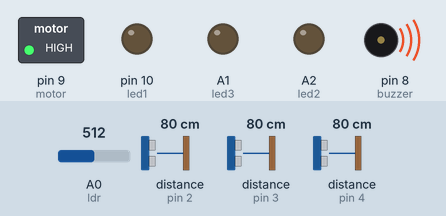
Recording of a sketch running on a simulated Arduino Uno, built with avr-gcc and run on an emulated ATmega328P. On the bench: switched loads named in the sketch (green lamp = pin HIGH), output pins drawn as LEDs (lit = HIGH), buzzer (waves = sounding). Wiring (inferred from the names in the program): 3 × ultrasonic range finder: trigger pin 5, echo pin 2 / trigger pin 6, echo pin 3 / trigger pin 7, echo pin 4. The inputs (shaded band) are chosen by the test bench; at power-on: A0 (ldr) = 512, distance to the obstacle (sensors on pin 2, pin 3, pin 4) 80 cm. The echo pulse lasts 58.3 µs per cm; pins used as bus, display or sensor lines are not drawn.

Above: at 3.1 s.
3.2 s: A0 (ldr) set to 414
7.7 s: A0 (ldr) set to 391
At 11.7 s:
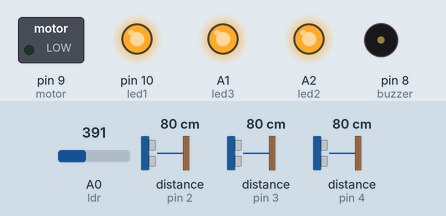
11.8 s: A0 (ldr) set to 716
At 14.3 s:
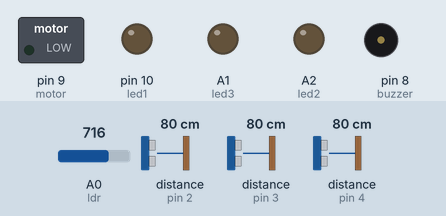
15.3 s: A0 (ldr) set to 306
At 17.1 s:
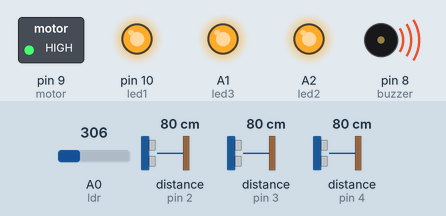
Timing chart, 0 to 19.8 s (numbered marks = the images above; inputs shaded):
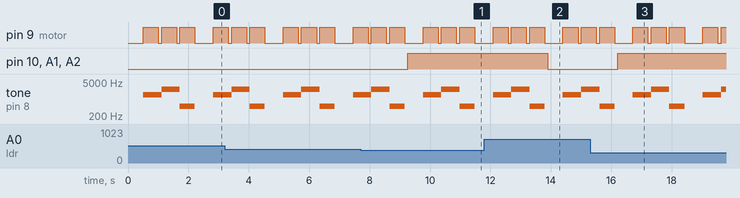

Measured:
- the behaviour switches between 401 and 400 on A0 (ldr) (found by bisection; images 0 and 1)
- after the input at 7.7 s, pin 10 (led1), A1 (led3), A2 (led2): LOW → HIGH after 1.6 s
- after the input at 11.8 s, pin 10 (led1), A1 (led3), A2 (led2): HIGH → LOW after 2.1 s
- after the input at 15.3 s, pin 10 (led1), A1 (led3), A2 (led2): LOW → HIGH after 0.91 s
- by itself, tone on pin 8 (buzzer): plays 500 Hz for 0.50 s, 1500 Hz for 0.61 s, 2500 Hz for 0.61 s, 500 Hz for 0.50 s, 1500 Hz for 0.61 s, 2500 Hz for 0.16 s

The sketch:

redgear.ino
```cpp
#include <IRremote.h>

IRrecv IR(12);
decode_results myresult;

#define echopin1 2
#define echopin2 3
#define echopin3 4
#define echopin1 2
#define echopin2 3
#define echopin3 4
#define triggpin1 5
#define triggpin2 6
#define triggpin3 7
#define buzzer 8
#define motor 9
#define led1 10
#define ldr A0
#define led2 A2
#define led3 A1

long duration1 , distance1 , duration2 , distance2 , duration3 , distance3 ;
unsigned int ldr_data;
const int ldr_value = 400;   // Light Intensity

void setup()
{
  IR.enableIRIn();
  //Serial.begin(9600);

  pinMode(echopin1 , INPUT);
  pinMode(echopin2 , INPUT);
  pinMode(echopin3 , INPUT);
  pinMode(led3 , OUTPUT);
  pinMode(led2 , OUTPUT);
  for(int i=5; i<=10; i++)
  {
  pinMode(i , OUTPUT);
  }

}

void loop()
{

  // Code for LDR
   ldr_data = analogRead(ldr);
  if(ldr_data <= ldr_value)
  {
    digitalWrite(led1 , HIGH);
    digitalWrite(led2 , HIGH);
    digitalWrite(led3 , HIGH);
    delay(500);
  }
  else
  {
  digitalWrite(led1 , LOW);
    digitalWrite(led2 , LOW);
    digitalWrite(led3 , LOW);
    delay(500);
  }

  // Code for First Ultra Sonic Sensor
  digitalWrite(triggpin1 , LOW);
  delayMicroseconds(2);
  digitalWrite(triggpin1 ,HIGH);
  delayMicroseconds(10);
  digitalWrite(triggpin1 , LOW);

  duration1 = pulseIn(echopin1 , HIGH);
  distance1 = duration1 * 0.034/2;

  if(distance1<100)
  {
    tone(buzzer , 1500 , 800);
    digitalWrite(motor , HIGH);
    delay(500);
    digitalWrite(motor , LOW);
    delay(100);
  }

  // Code for Second Ultra Sonic Sensor
  digitalWrite(triggpin2 , LOW);
  delayMicroseconds(2);
  digitalWrite(triggpin2 ,HIGH);
  delayMicroseconds(10);
  digitalWrite(triggpin2 , LOW);

  duration2 = pulseIn(echopin2 , HIGH);
  distance2 = duration2 * 0.034/2;

  if(distance2<100)
  {
    tone(buzzer , 2500 , 600);
    digitalWrite(motor , HIGH);
    delay(500);
    digitalWrite(motor , LOW);
    delay(100);
  }

 // Code for Third Ultra Sonic Sensor
  digitalWrite(triggpin3 , LOW);
  delayMicroseconds(2);
  digitalWrite(triggpin3 , HIGH);
  delayMicroseconds(10);
  digitalWrite(triggpin3 , LOW);

  duration3 = pulseIn(echopin3 , HIGH);
  distance3 = duration3 * 0.0345/2;

  if(distance3<100)
  {
    tone(buzzer , 500 , 500);
    digitalWrite(motor , HIGH);
    delay(500);
    digitalWrite(motor , LOW);
    delay(100);
  }


  // Code to decode the Signal of IR Remote
 if(IR.decode(&myresult))
  {
   //Serial.println(myresult.value , HEX);
 IR.resume();
 }
 // delay(100);


  // Code for IR Remote
  if(myresult.value == 0xFD00FF)
 {
   digitalWrite(buzzer , HIGH);
    delay(1500);
    digitalWrite(buzzer , LOW);
    delay(100);
  }
  else if(myresult.value == 0xFD807F)
  {
    digitalWrite(buzzer , LOW);
    delay(500);
  }

}
```
